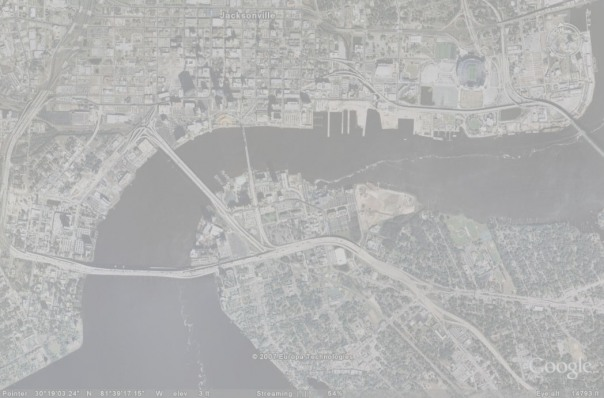
#> input picture im4.jpg, 604 x 398 px
$ python HistogramEq.py
#> lines starting #> are read from the running program, lines starting #| are printed output that depends on the picture
import cv2
import numpy as np
from matplotlib import pyplot as plt

# Load input image
img = cv2.imread('im4.jpg', 0) # im3.bmp or im4.jpg
#> img: shape (398, 604); min 149, max 218, mean 178.6

# Histogram equalization
equ = cv2.equalizeHist(img)
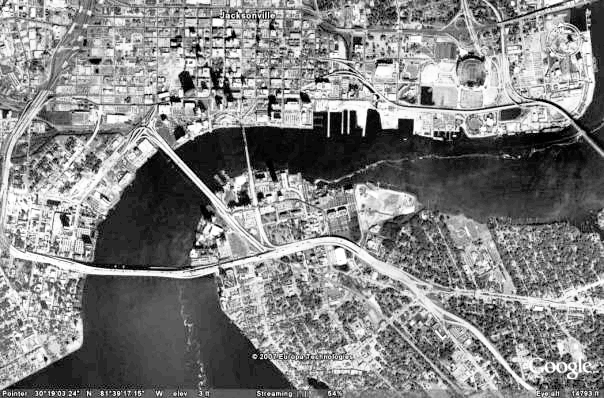
#> equ: shape (398, 604); min 0, max 255, mean 130.5

# Local histogram equalization
clahe = cv2.createCLAHE(clipLimit=2.0, tileGridSize=(8,8))
clahe_img = clahe.apply(img)
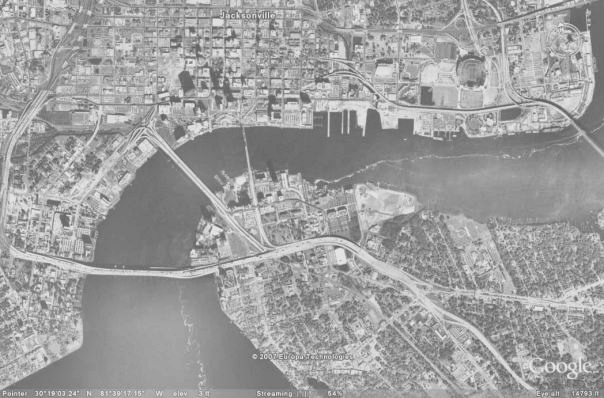
#> clahe_img: shape (398, 604); min 92, max 233, mean 158.6

# Display images
plt.figure(figsize=(10, 10))

plt.subplot(3, 2, 1)
plt.imshow(img, cmap='gray')
plt.title('Original Image')
plt.axis('off')

plt.subplot(3, 2, 2)
plt.hist(img.ravel(),256,[0,256])

plt.subplot(3, 2, 3)
plt.imshow(equ, cmap='gray')
plt.title('Image after Histogram Equalization')
plt.axis('off')

plt.subplot(3, 2, 4)
plt.hist(equ.ravel(),256,[0,256])

plt.subplot(3, 2, 5)
plt.imshow(clahe_img, cmap='gray')
plt.title('Image after Local Histogram Equalization')
plt.axis('off')

plt.subplot(3, 2, 6)
plt.hist(clahe_img.ravel(),256,[0,256])

plt.show()
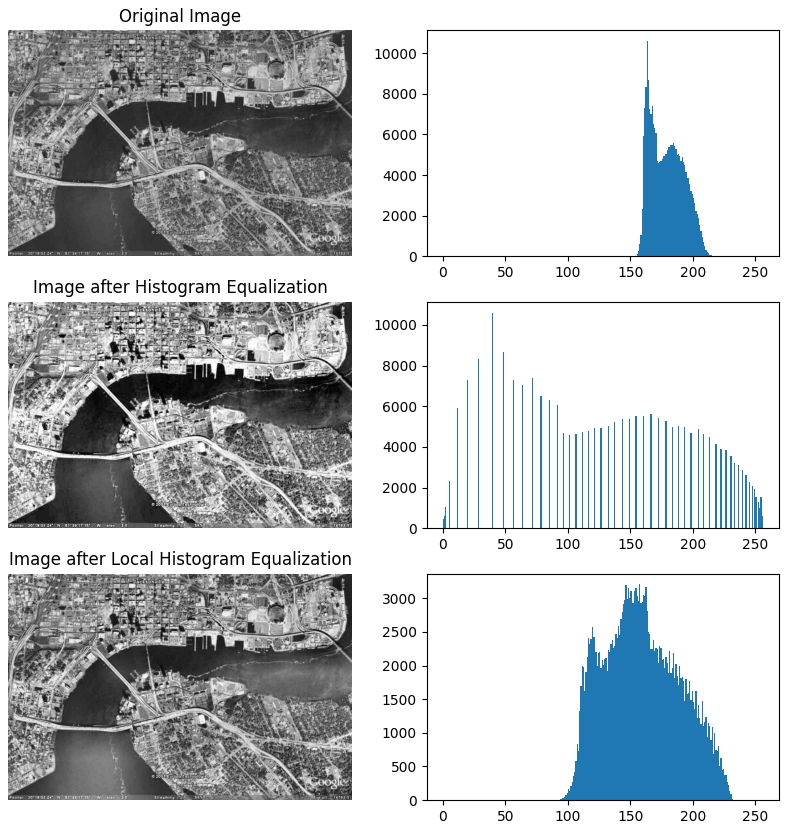
#> figure drawn by matplotlib, 6 panels; panel 2: tallest bar 10604 high, from x = 163 to 164; panel 4: tallest bar 10604 high, from x = 39 to 40; panel 6: tallest bar 3209 high, from x = 157 to 158

$ run again, with im3.bmp saved as im4.jpg
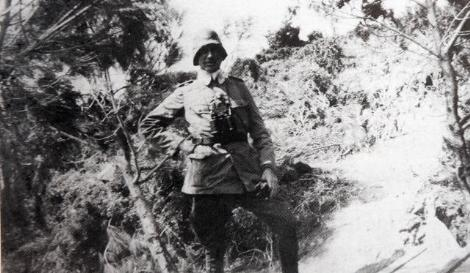
#> input picture im3.bmp, 470 x 273 px
#> `equ = cv2.equalizeHist(img)`:
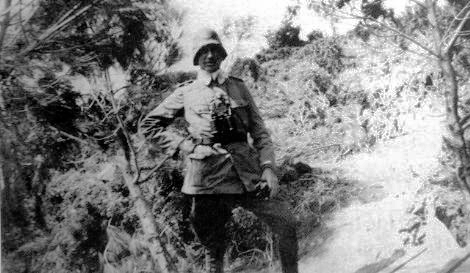
#> equ: shape (273, 470); min 0, max 255, mean 128.1
#> `clahe_img = clahe.apply(img)`:
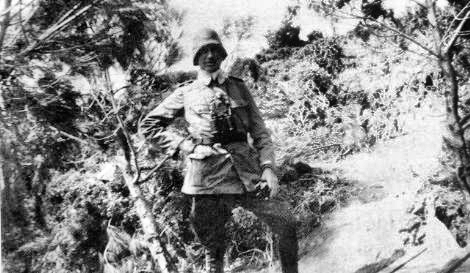
#> clahe_img: shape (273, 470); min 0, max 255, mean 138.4
